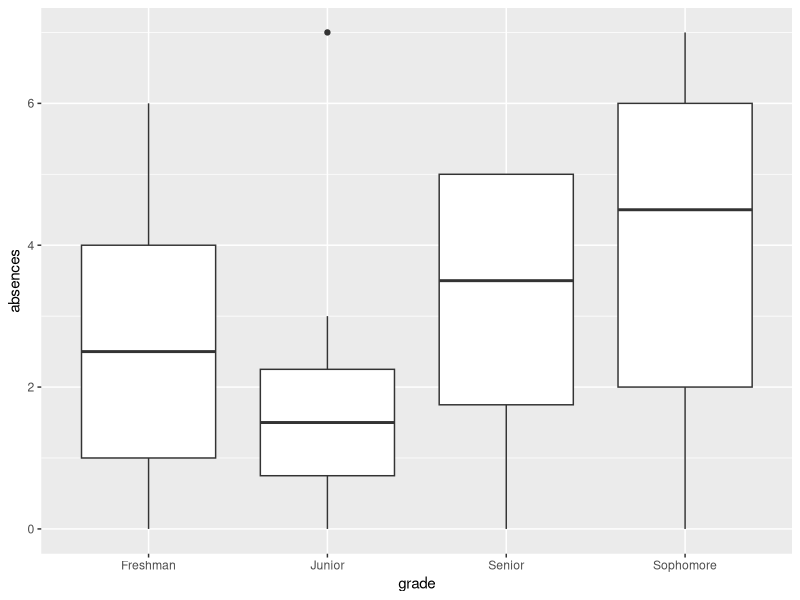
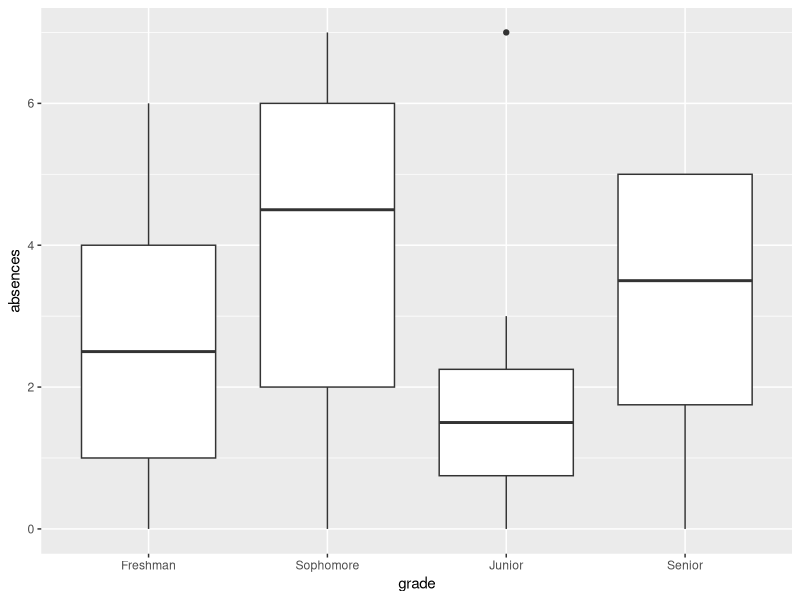
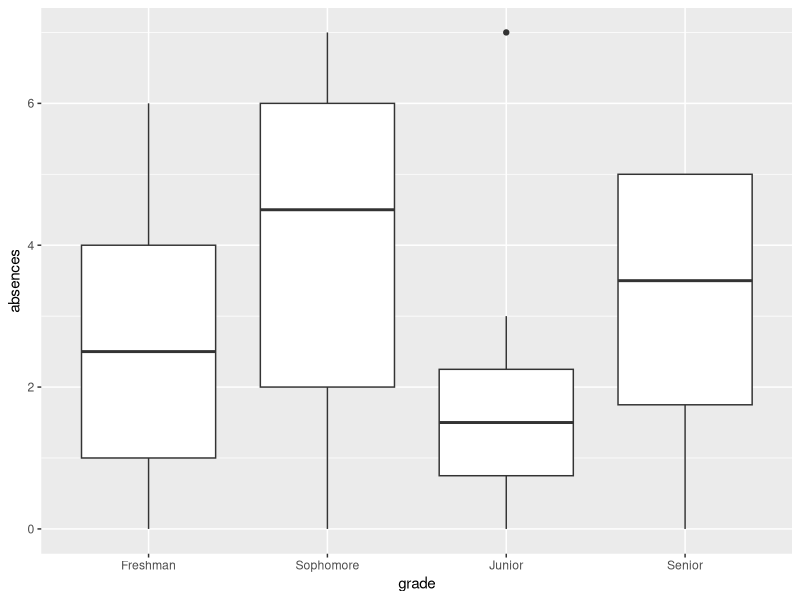
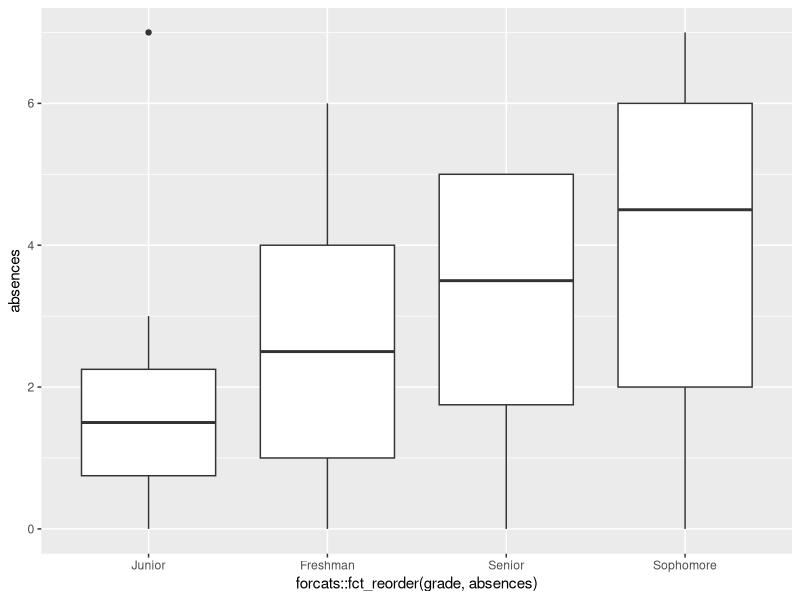
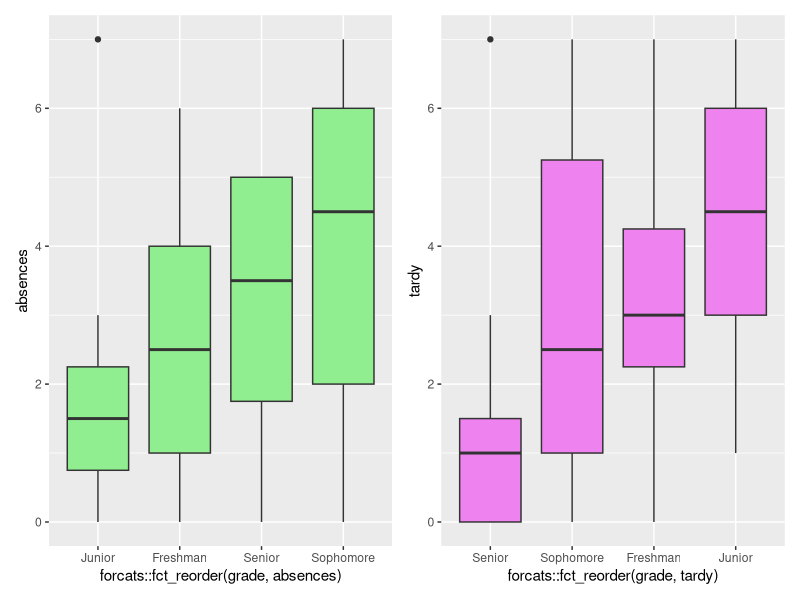
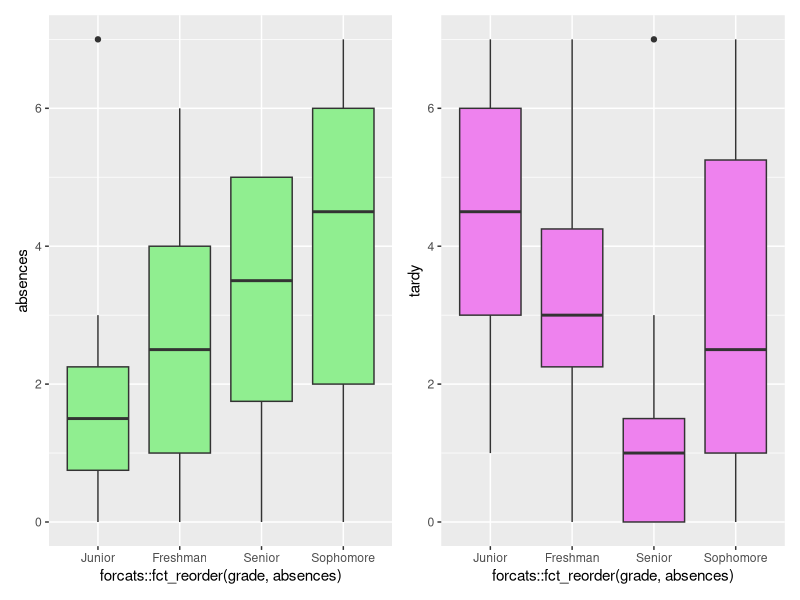

Generate these figures, in order, with R:
## ---- chunk 1
knitr::opts_chunk$set(echo = TRUE)
library(tidyverse)
## ---- chunk 2
x <- c("red", "red", "blue", "yellow", "blue")
class(x)

x_fact <- factor(x) # factor() is a function
class(x_fact)
x_fact
## ---- chunk 3
levels(x_fact)
## ---- chunk 4
knitr::include_graphics("https://github.com/tidyverse/forcats/raw/main/man/figures/logo.png")
## ---- chunk 5
set.seed(123)
data_highschool <- tibble(
  absences =
    sample(0:7, size = 32, replace = TRUE),
  grade =
    rep(c(
      "Sophomore",
      "Freshman",
      "Junior",
      "Senior"
    ), 8)
)
## ---- chunk 6
head(data_highschool)
## ---- chunk 7
data_highschool %>%
  ggplot(mapping = aes(x = grade, y = absences)) +
  geom_boxplot()
## ---- chunk 8
class(data_highschool$grade)
data_highschool_fct <- data_highschool %>%
  mutate(grade = factor(grade,
    levels =
      c(
        "Freshman",
        "Sophomore",
        "Junior",
        "Senior"
      )
  ))
head(data_highschool_fct)
## ---- chunk 9
data_highschool_fct %>%
  ggplot(mapping = aes(x = grade, y = absences)) +
  geom_boxplot()
## ---- chunk 10
data_highschool %>%
  arrange(grade) %>%
  head(19)
## ---- chunk 11
data_highschool_fct %>%
  arrange(grade) %>%
  head(19)
## ---- chunk 12
data_highschool %>%
  group_by(grade) %>%
  tally(absences)
## ---- chunk 13
data_highschool_fct %>%
  group_by(grade) %>%
  tally(absences)
## ---- chunk 14
data_highschool %>%
  group_by(grade) %>%
  summarise(mean = mean(absences))
## ---- chunk 15
data_highschool_fct %>%
  group_by(grade) %>%
  summarise(mean = mean(absences))
## ---- chunk 16
library(forcats)

data_highschool_fct %>%
  ggplot(mapping = aes(x = grade, y = absences)) +
  geom_boxplot()
## ---- chunk 17
library(forcats)

data_highschool_fct %>%
  ggplot(mapping = aes(
    x = forcats::fct_reorder(grade, absences),
    y = absences
  )) +
  geom_boxplot()
## ---- chunk 18
set.seed(1956)
data_highschool_fct <-
  data_highschool_fct %>%
  mutate("tardy" = sample(0:7, size = 32, replace = TRUE))

data_highschool_fct
## ---- chunk 19

absences <- data_highschool_fct %>%
  ggplot(mapping = aes(
    x = forcats::fct_reorder(grade, absences),
    y = absences
  )) +
  geom_boxplot(fill = "lightgreen")


tardy <- data_highschool_fct %>%
  ggplot(mapping = aes(
    x = forcats::fct_reorder(grade, tardy),
    y = tardy
  )) +
  geom_boxplot(fill = "violet")

library(patchwork)
absences + tardy
## ---- chunk 20

absences <- data_highschool_fct %>%
  ggplot(mapping = aes(
    x = forcats::fct_reorder(grade, absences),
    y = absences
  )) +
  geom_boxplot(fill = "lightgreen")


tardy <- data_highschool_fct %>%
  ggplot(mapping = aes(
    x = forcats::fct_reorder(grade, absences),
    y = tardy
  )) +
  geom_boxplot(fill = "violet")

library(patchwork)
absences + tardy
## ---- chunk 21
data_highschool_fct %>%
  pull(grade) %>%
  fct_count(prop = TRUE)
